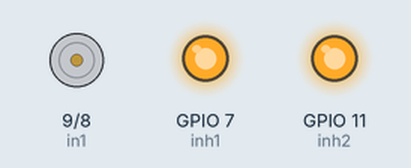
This program was run on a simulated Raspberry Pi (BCM pin numbers). Shown: motor-driver pin pairs drawn as motors (green arrow = first pin HIGH = forward, orange = second pin HIGH = backward, longer = more drive), output pins drawn as LEDs (lit = HIGH).

Above: at 0.05 s.
At 7.65 s:
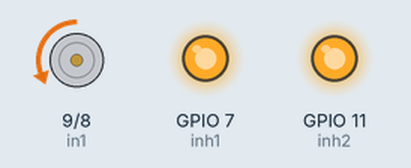
At 15.3 s:
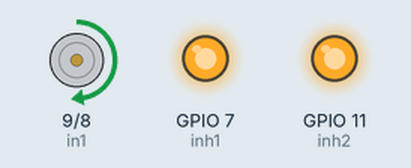
At 25.5 s:
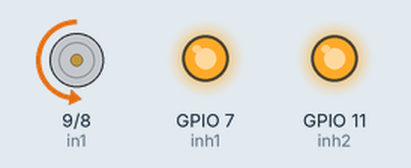
Timing chart, 0 to 26.5 s (numbered marks = the images above):
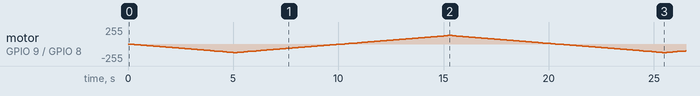

The program:

pwmtest.py
```python
import RPi.GPIO as IO

import time

IO.setwarnings(False)

IO.setmode(IO.BCM)

IO.setup(9, IO.OUT)  # IN_1
IO.setup(8, IO.OUT)  # IN_2
IO.setup(7, IO.OUT)  # INH_1
IO.setup(11, IO.OUT)  # INH_2

in1 = IO.PWM(9, 500)
in2 = IO.PWM(8, 500)
inh1 = IO.PWM(7, 500)
inh2 = IO.PWM(11, 500)
in1.start(0)
in2.start(0)
inh1.start(100)
inh2.start(100)


def backward(val):
    in1.ChangeDutyCycle(0)
    in2.ChangeDutyCycle(val)


def forward(val):
    in2.ChangeDutyCycle(0)
    in1.ChangeDutyCycle(val)


while True:
    for x in range(0, 51):
        backward(x)
        time.sleep(0.1)

    for x in range(0, 51):
        backward(50 - x)
        time.sleep(0.1)

    for x in range(0, 51):
        forward(x)
        time.sleep(0.1)

    for x in range(0, 51):
        forward(50 - x)
        time.sleep(0.1)
```
